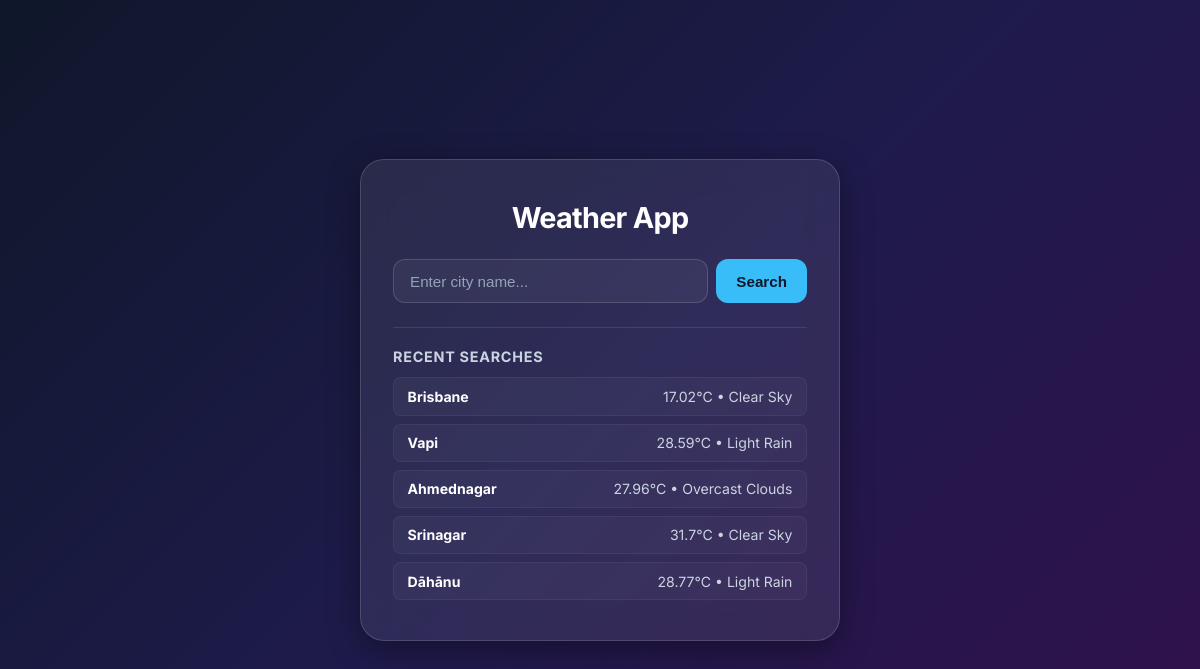
The page / on the database its author committed.
### main/models.py (models this page shows, shortened)
class SearchHistory(models.Model):
    city_name = models.CharField(max_length=100)
    temperature = models.FloatField(null=True, blank=True)
    humidity = models.IntegerField(null=True, blank=True)
    pressure = models.IntegerField(null=True, blank=True)
    description = models.CharField(max_length=255, null=True, blank=True)
    searched_at = models.DateTimeField(auto_now_add=True)

### main/views.py (the view, shortened to what this page needs)
# urls.py: path('', views.index),
def index(request):
    weather = None
    error = None
    recent_searches = SearchHistory.objects.order_by('-searched_at')[:5]  # last 5 searches
    return render(request, "main/index.html", {
        'weather': weather,
        'error': error,
        'recent_searches': recent_searches
    })

### main/Templates/main/index.html (shortened to what this page needs)
<!DOCTYPE html>
<html lang="en">
<head>
</head>
<body>
    <div class="container">
        <h1>Weather App</h1>
        <form method="post">
            <input type="text" name="city" placeholder="Enter city name..." autocomplete="off">
            <button type="submit">Search</button>
        </form>
        {% if recent_searches %}
            <div class="recent">
                <h3>Recent Searches</h3>
                <ul>
                    {% for search in recent_searches %}
                        <li>
                            <strong>{{ search.city_name }}</strong>
                            <span>{{ search.temperature }}°C • {{ search.description }}</span>
                        </li>
                    {% endfor %}
                </ul>
            </div>
        {% endif %}
    </div>
</body>
</html>

### main/Templates/main/index.html (style rules this page uses)
:root { --primary-gradient: linear-gradient(135deg, #0f172a 0%, #1e1b4b 50%, #31104b 100%); --glass-bg: rgba(255, 255, 255, 0.08); --glass-border: rgba(255, 255, 255, 0.15); --glass-shadow: 0 8px 32px 0 rgba(0, 0, 0, 0.37); --text-main: #ffffff; --text-sub: #cbd5e1; --accent-blue: #38bdf8; --accent-hover: #0284c7; }
* { box-sizing: border-box; margin: 0; padding: 0; }
body { font-family: 'Inter', sans-serif; min-height: 100vh; background: var(--primary-gradient); color: var(--text-main); display: flex; justify-content: center; align-items: center; padding: 2rem 1rem; }
.container { width: 100%; max-width: 480px; background: var(--glass-bg); backdrop-filter: blur(16px); -webkit-backdrop-filter: blur(16px); border: 1px solid var(--glass-border); border-radius: 24px; padding: 2.5rem 2rem; box-shadow: var(--glass-shadow); text-align: center; }
h1 { font-size: 1.8rem; font-weight: 700; letter-spacing: -0.025em; margin-bottom: 1.5rem; }
form { display: flex; gap: 0.5rem; margin-bottom: 1.5rem; }
input[type="text"] { flex: 1; padding: 0.8rem 1rem; border-radius: 12px; border: 1px solid var(--glass-border); background: rgba(255, 255, 255, 0.05); color: var(--text-main); font-size: 0.95rem; outline: none; transition: all 0.2s ease; }
input[type="text"]::placeholder { color: #94a3b8; }
button { padding: 0.8rem 1.25rem; border: none; border-radius: 12px; background: var(--accent-blue); color: #0f172a; font-weight: 600; font-size: 0.95rem; cursor: pointer; transition: background 0.2s ease, transform 0.1s ease; }
.recent { text-align: left; border-top: 1px solid rgba(255, 255, 255, 0.1); padding-top: 1.25rem; }
.recent h3 { font-size: 0.9rem; text-transform: uppercase; letter-spacing: 0.05em; color: var(--text-sub); margin-bottom: 0.75rem; }
.recent ul { list-style: none; display: flex; flex-direction: column; gap: 0.5rem; }
.recent li { display: flex; justify-content: space-between; align-items: center; background: rgba(255, 255, 255, 0.03); border: 1px solid rgba(255, 255, 255, 0.05); padding: 0.6rem 0.85rem; border-radius: 8px; font-size: 0.88rem; color: var(--text-sub); }
.recent li strong { color: var(--text-main); }

### rows shown on the page
SearchHistory: city_name "Brisbane", temperature "17.02", description "Clear Sky"
SearchHistory: city_name "Vapi", temperature "28.59", description "Light Rain"
SearchHistory: city_name "Ahmednagar", temperature "27.96", description "Overcast Clouds"
SearchHistory: city_name "Srinagar", temperature "31.7", description "Clear Sky"
SearchHistory: city_name "Dāhānu", temperature "28.77", description "Light Rain"
